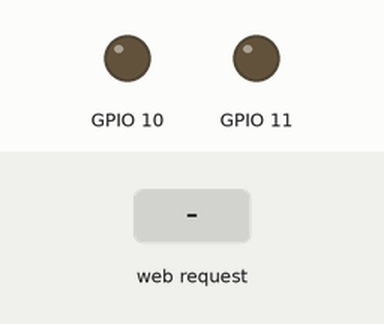
Bench run of a sketch on a simulated ESP32-S3. Shown: output pins drawn as LEDs (lit = HIGH). The test bench sets the inputs (shaded band). WiFi joins after 1.5 s; servers stay silent unless stated; what the sketch prints to the serial monitor is not drawn.

Above: at 2.7 s.
2.8 s: HTTP request GET /L received
At 4.0 s:
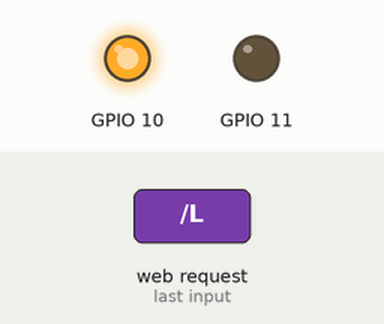
4.3 s: HTTP request GET /I received
At 5.1 s:
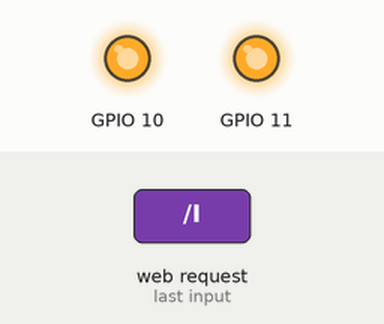
5.8 s: HTTP request GET /H received
At 6.3 s:
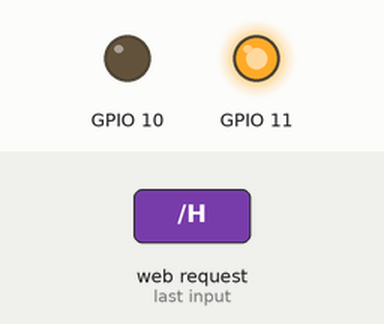
Timing chart, 0 to 8.8 s (numbered marks = the images above; inputs shaded):
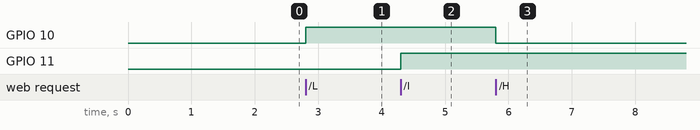

The sketch:

Relay.ino
```cpp
/*
 ESP32 House Automation

 learnelectronics
 14 SEPT 2017

 www.youtube.com/c/learnelectronics
 arduino0169@gmail.com

 */

#include <WiFi.h>

const char* ssid = "U+Net6D73";
const char* password = "6000051103";

WiFiServer server(80);

void setup()
{
    Serial.begin(115200);
    pinMode(10,OUTPUT);
    pinMode(11,OUTPUT);


    delay(10);

    // We start by connecting to a WiFi network

    Serial.println();
    Serial.println();
    Serial.print("Connecting to ");
    Serial.println(ssid);

    WiFi.begin(ssid, password);

    while (WiFi.status() != WL_CONNECTED) {
        delay(500);
        Serial.print(".");
    }

    Serial.println("");
    Serial.println("WiFi connected.");
    Serial.println("IP address: ");
    Serial.println(WiFi.localIP());

    server.begin();

}

int value = 0;

void loop(){
 WiFiClient client = server.available();   // listen for incoming clients

  if (client) {                             // if you get a client,
    Serial.println("New Client.");           // print a message out the serial port
    String currentLine = "";                // make a String to hold incoming data from the client
    while (client.connected()) {            // loop while the client's connected
      if (client.available()) {             // if there's bytes to read from the client,
        char c = client.read();             // read a byte, then
        Serial.write(c);                    // print it out the serial monitor
        if (c == '\n') {                    // if the byte is a newline character

          // if the current line is blank, you got two newline characters in a row.
          // that's the end of the client HTTP request, so send a response:
          if (currentLine.length() == 0) {
            // HTTP headers always start with a response code (e.g. HTTP/1.1 200 OK)
            // and a content-type so the client knows what's coming, then a blank line:
            client.println("HTTP/1.1 200 OK");
            client.println("Content-type:text/html");
            client.println();

            // the content of the HTTP response follows the header:
            client.print("Click <a href=\"/L\">here</a> RELAY1 OFF.<br>");
            client.print("Click <a href=\"/H\">here</a> RELAY1 ON.<br>");


            client.print("Click <a href=\"/I\">here</a> RELAY2 OFF.<br>");
            client.print("Click <a href=\"/J\">here</a> RELAY2 ON.<br>");


            // The HTTP response ends with another blank line:
            client.println();
            // break out of the while loop:
            break;
          } else {    // if you got a newline, then clear currentLine:
            currentLine = "";
          }
        } else if (c != '\r') {  // if you got anything else but a carriage return character,
          currentLine += c;      // add it to the end of the currentLine
        }

        // Check to see if the client request was "GET /H" or "GET /L":

        if (currentLine.endsWith("GET /L")) {
          digitalWrite(10, HIGH);               // GET /H turns the LED on
        }
        if (currentLine.endsWith("GET /H")) {
          digitalWrite(10, LOW);                // GET /L turns the LED off
        }

        if (currentLine.endsWith("GET /I")) {
          digitalWrite(11, HIGH);               // GET /H turns the LED on
        }
        if (currentLine.endsWith("GET /J")) {
          digitalWrite(11, LOW);                // GET /L turns the LED off
        }
      }
    }
    // close the connection:
    client.stop();
    Serial.println("Client Disconnected.");
  }
}
```

Measured:
- after the input at 2.8 s, GPIO 10: LOW → HIGH at once
- after the input at 4.3 s, GPIO 11: LOW → HIGH at once
- after the input at 5.8 s, GPIO 10: HIGH → LOW at once
